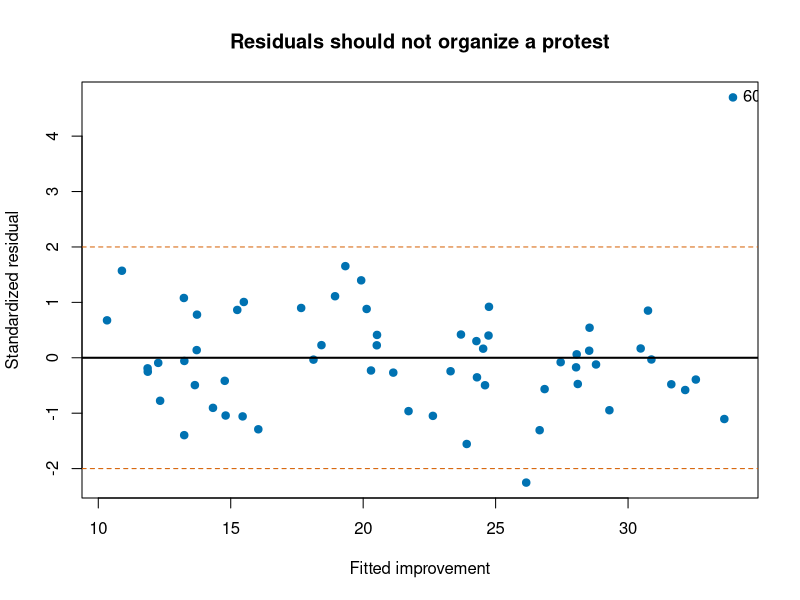
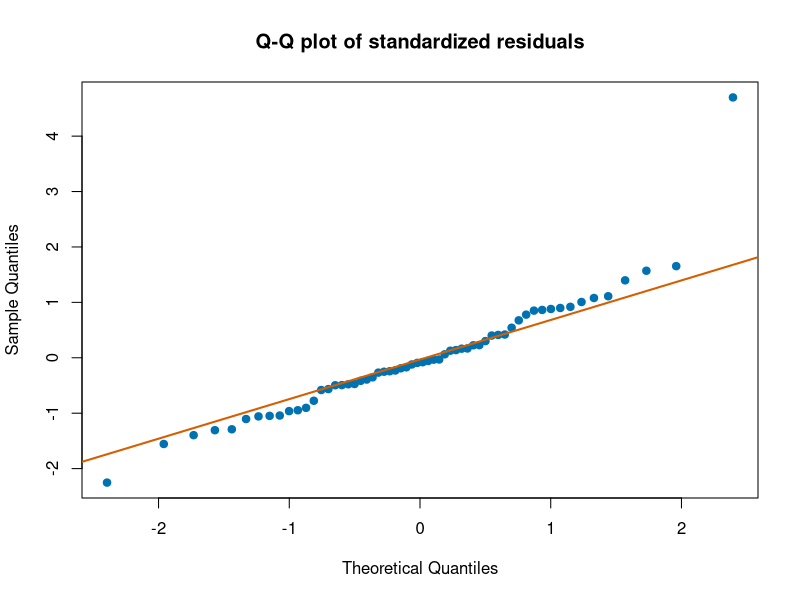
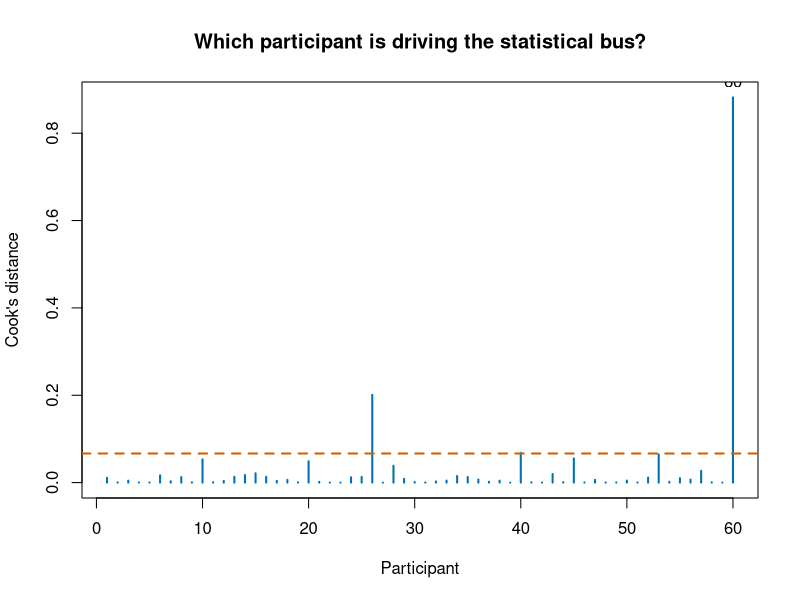

Here is the R script that generated these plots, in order:
## ---- chunk 1
knitr::opts_chunk$set(message = FALSE, warning = FALSE, fig.align = "center")
## ---- chunk 2
set.seed(343)
n <- 60
TherapyData <- data.frame(
  Sessions = runif(n, 0, 12),
  Baseline = rnorm(n, 60, 10)
)

TherapyData$Improvement <-
  1.8 * TherapyData$Sessions +
  0.18 * TherapyData$Baseline +
  rnorm(n, 0, 5)

TherapyData$Sessions[60] <- 12
TherapyData$Baseline[60] <- 45
TherapyData$Improvement[60] <- 60

TherapyModel <- lm(Improvement ~ Sessions + Baseline, data = TherapyData)
summary(TherapyModel)
## ---- chunk 3
plot(
  fitted(TherapyModel), rstandard(TherapyModel),
  pch = 19, col = "#0072B2",
  xlab = "Fitted improvement",
  ylab = "Standardized residual",
  main = "Residuals should not organize a protest"
)
abline(h = 0, lwd = 2)
abline(h = c(-2, 2), lty = 2, col = "#D55E00")
text(fitted(TherapyModel)[60], rstandard(TherapyModel)[60], "60", pos = 4)
## ---- chunk 4
qqnorm(rstandard(TherapyModel), pch = 19, col = "#0072B2",
       main = "Q-Q plot of standardized residuals")
qqline(rstandard(TherapyModel), col = "#D55E00", lwd = 2)
## ---- chunk 5
CookD <- cooks.distance(TherapyModel)
plot(
  CookD, type = "h", lwd = 2, col = "#0072B2",
  xlab = "Participant", ylab = "Cook's distance",
  main = "Which participant is driving the statistical bus?"
)
abline(h = 4 / n, lty = 2, col = "#D55E00", lwd = 2)
text(60, CookD[60], "60", pos = 3)
